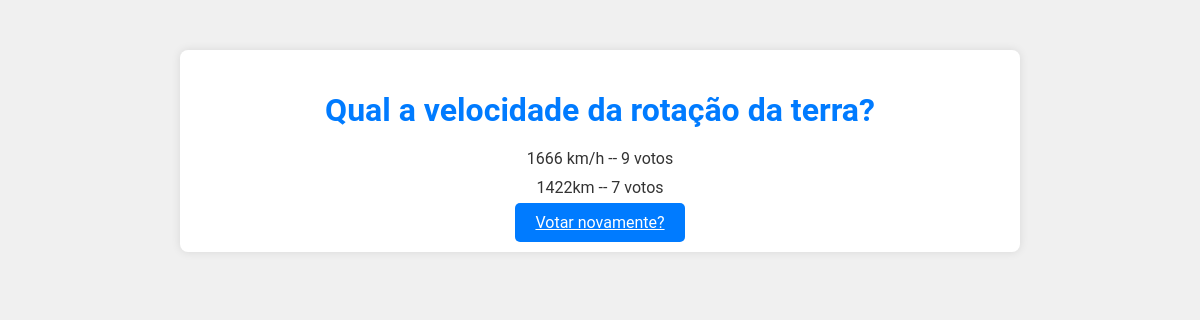
The page /polls/4/results/ on the database as committed earlier.
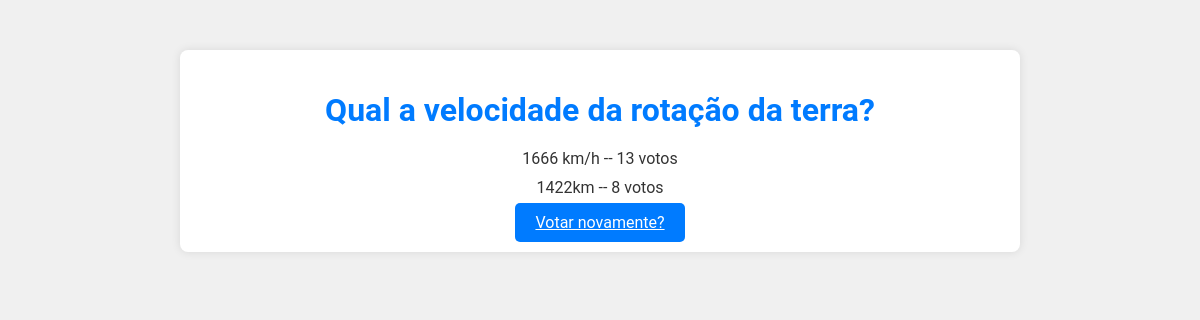
The same page on the database as committed later.
### polls/models.py (models this page shows, shortened)
class Choice(models.Model):
    question = models.ForeignKey(Question, on_delete=models.CASCADE)
    choice_text = models.CharField(max_length=200)
    votes = models.IntegerField(default=0)

### polls/views.py (the view)
# urls.py: path("<int:pk>/results/", views.ResultsView.as_view(), name="results"),
class ResultsView(generic.DetailView):
    model = Question
    template_name = "polls/results.html"
    def get_context_data(self, **kwargs):
        context = super().get_context_data(**kwargs)
        question = self.object
        context['ordered_choices'] = question.choice_set.order_by('-votes')
        return context

### polls/templates/polls/results.html
{% load static %}
<link rel="stylesheet" type="text/css" href="{% static 'css/style.css' %}">
<div class="container">
<h1>{{ question.question_text }}</h1>
<ul>
{% for choice in ordered_choices %}
    <li>{{ choice.choice_text }} -- {{ choice.votes }} voto{{ choice.votes|pluralize  }}</li>
{% endfor %}
</ul>
<a class="btn" href="{% url 'polls:detail' question.id %}"> Votar novamente?</a><br>
</div>

Rows that differ between the two databases and show on the page:
changed Choice "1666 km/h": votes "9" → "13"
changed Choice "1422km": votes "7" → "8"
